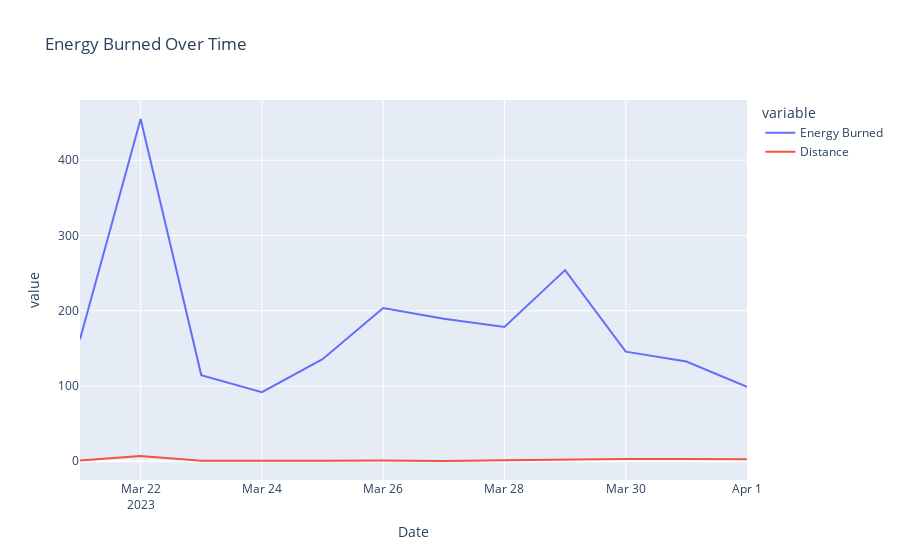

Notebook code cell kept with this figure:
### Code cell
fig = px.line(grouped,
             x="Date",
             y=["Energy Burned", "Distance"],
             title="Energy Burned Over Time",
             height=500)
# fig.add_scatter(grouped,
#              x="Date",
#              y="Energy Burned",
#              title="Energy Burned Over Time",
#              height=500)
fig.show()

### Figure 1 — Plotly figure (JSON) as saved in the notebook; plotly's stock layout.template omitted (floating-point values rounded to 4 significant figures)
{"data": [{"hovertemplate": "variable=Energy Burned<br>Date=%{x}<br>value=%{y}<extra></extra>", "legendgroup": "Energy Burned", "line": {"color": "#636efa", "dash": "solid"}, "marker": {"symbol": "circle"}, "mode": "lines", "name": "Energy Burned", "orientation": "v", "showlegend": true, "type": "scatter", "x": ["2023-03-21", "2023-03-22", "2023-03-23", "2023-03-24", "2023-03-25", "2023-03-26", "2023-03-27", "2023-03-28", "2023-03-29", "2023-03-30", "2023-03-31", "2023-04-01"], "xaxis": "x", "y": [161.9, 454.7, 114.4, 91.61, 135.5, 203.5, 189.3, 178.2, 253.9, 145.6, 132.5, 98.87], "yaxis": "y"}, {"hovertemplate": "variable=Distance<br>Date=%{x}<br>value=%{y}<extra></extra>", "legendgroup": "Distance", "line": {"color": "#EF553B", "dash": "solid"}, "marker": {"symbol": "circle"}, "mode": "lines", "name": "Distance", "orientation": "v", "showlegend": true, "type": "scatter", "x": ["2023-03-21", "2023-03-22", "2023-03-23", "2023-03-24", "2023-03-25", "2023-03-26", "2023-03-27", "2023-03-28", "2023-03-29", "2023-03-30", "2023-03-31", "2023-04-01"], "xaxis": "x", "y": [0.9485, 6.908, 0.6064, 0.2524, 0.7267, 0.7564, 0.2613, 1.233, 2.202, 2.777, 2.944, 2.431], "yaxis": "y"}], "layout": {"autosize": true, "legend": {"title": {"text": "variable"}, "tracegroupgap": 0}, "title": {"text": "Energy Burned Over Time"}, "xaxis": {"anchor": "y", "autorange": true, "domain": [0, 1], "range": ["2023-03-21", "2023-04-01"], "title": {"text": "Date"}, "type": "date"}, "yaxis": {"anchor": "x", "autorange": true, "domain": [0, 1], "range": [-25.0, 480.0], "title": {"text": "value"}, "type": "linear"}}}
